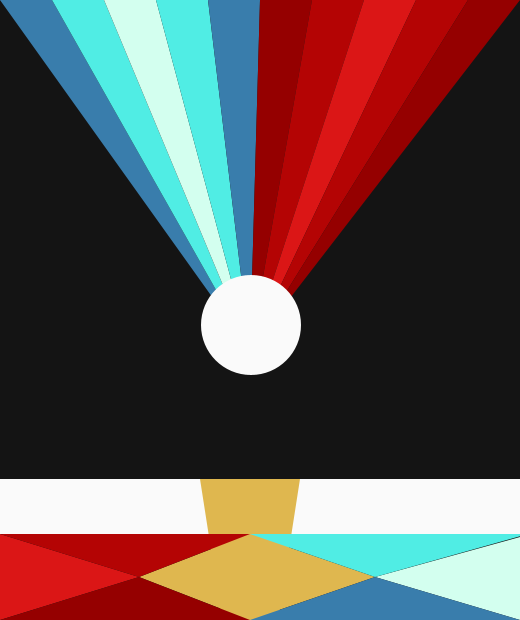
Frame 1 (no input)
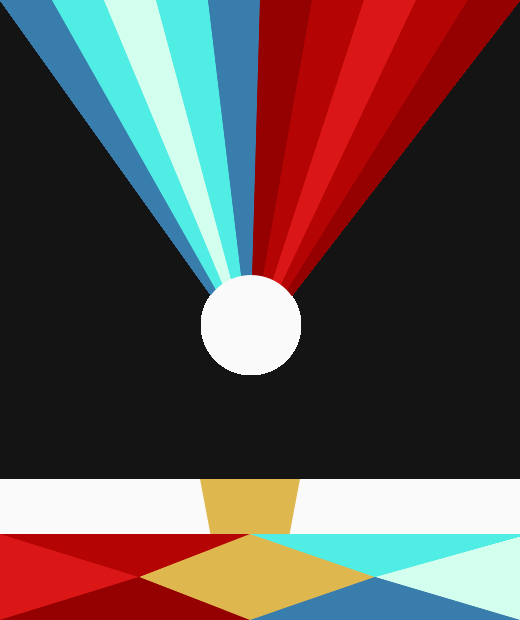
Frame 60 (the mouse pressed at the canvas centre just before this capture)
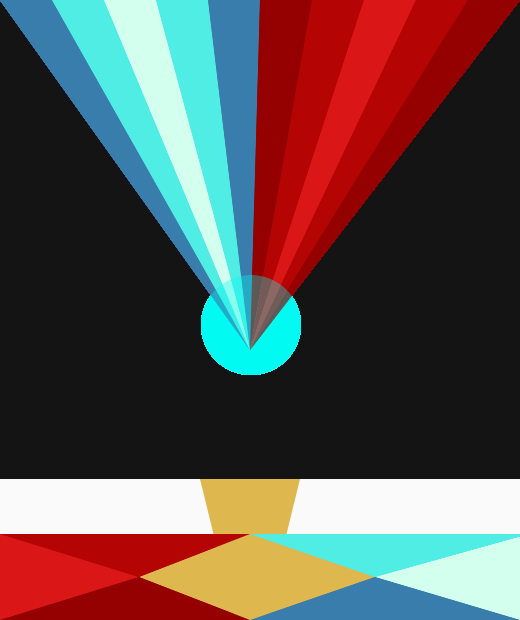
Frame 120 (the mouse held since frame 60 and released just before this capture)

The Processing sketch that drew these frames (run headless with seeded random() and noise(); from frame 60 on, the mouse is pressed at the canvas centre):

// Processing sketch: processing_19643
// ── processing_19643.pde

/*
Homework #2 on Variables and Conditionals
Elliott Cost
*/

// Variables
int triangleYPosition = 800;
int triangleVelocity = 1;
boolean moving = true;
float colorValue;

void setup() {
  size(520, 620);
  background(20);
  smooth();
}

void draw() {
  //helpful tip that I saw in Chen's code later on. Thanks!
  println("X: " + mouseX);
  println("Y: " + mouseY);
  
  // white rectangle
  fill(250);
  noStroke();
  rect(0, 479, 520, 55);
  
  // gold triangle
  fill(223, 183, 79);
  noStroke();
  triangle(250, triangleYPosition, 200, 479, 300, 479);
  
  //move gold triangle
  if ( moving ) {
     triangleYPosition = triangleYPosition + triangleVelocity;
  }
  
  if ( triangleYPosition < 0 || triangleYPosition > 800 ) {
    triangleVelocity = triangleVelocity * -1;
  }
  
  // blue triangle 1
  fill(57, 125, 172);
  noStroke();
  triangle(250, 350, 52, 0, 0, 0);
  
  // blue triangle 2
  fill(80, 237, 228);
  noStroke();
  triangle(250, 350, 104, 0, 52, 0);
  
  // blue triangle 3
  fill(211, 255, 239);
  noStroke();
  triangle(250, 350, 156, 0, 104, 0);
  
  // blue triangle 4
  fill(80, 237, 228);
  noStroke();
  triangle(250, 350, 208, 0, 156, 0);
  
  // blue triangle 5
  fill(57, 125, 172);
  noStroke();
  triangle(250, 350, 260, 0, 208, 0);
  
  // red triangle 5
  fill(149, 0, 0);
  noStroke();
  triangle(250, 350, 312, 0, 260, 0);
  
  // red triangle 4
  fill(180, 4, 4);
  noStroke();
  triangle(250, 350, 364, 0, 312, 0);
  
  // red triangle 3
  fill(219, 22, 22);
  noStroke();
  triangle(250, 350, 416, 0, 364, 0);
  
  // red triangle 2
  fill(180, 4, 4);
  noStroke();
  triangle(250, 350, 468, 0, 416, 0);
  
  // red triangle 1
  fill(149, 0, 0);
  noStroke();
  triangle(250, 350, 520, 0, 468, 0);

  // far left triangle (bottom)
  fill(219, 22, 22);
  noStroke();
  triangle(139, 577, 0, 534, 0, 620);
  
  // center gold quad (bottom)
  fill(223, 183, 79);
  noStroke();
  quad(250, 534, 139, 577, 250, 620, 375, 577);
  
  // far right triangle (bottom)
  fill(211, 255, 239);
  noStroke();
  triangle(375, 577, 520, 537, 520, 620);
  
  // red 1 triangle (bottom)
  fill(180, 4, 4);
  noStroke();
  triangle(0, 534, 139, 577, 250, 534);
  
  // red 2 triangle (bottom)
  fill(149, 0, 0);
  noStroke();
  triangle(0, 620, 139, 577, 250, 620);
  
  // blue 1 triangle (bottom)
  fill(80, 237, 228);
  noStroke();
  triangle(250, 534, 375, 577, 528, 534);
  
  // blue 2 triangle (bottom)
  fill(57, 125, 172);
  noStroke();
  triangle(250, 620, 375, 577, 520, 620);
  
  // rollover ellipse
  colorValue = map(mouseY,0,width,0,255);
  fill(250);
  
  if(dist(mouseX,mouseY,251,325) < 50){
     fill(0, 250, 240, 90);
   }
  noStroke();
  smooth();
  ellipse(251,325,100,100);
  }
